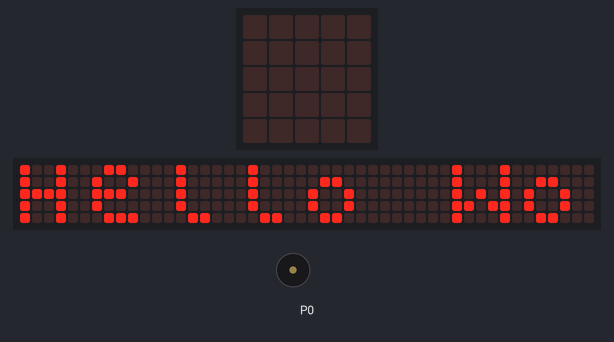
A program run on a simulated BBC micro:bit (MakeCode). Parts: the board's 5×5 LED display, a strip that is not on the board, showing the scrolling text unrolled, buzzer (waves = sounding). The 48×5 strip is a reading aid, not a part: it shows the text the display is scrolling, unrolled, one strip-width of it at a time. At 30.3 s the program stops and its outputs stay as they are.

Above: at 0.1 s.
At 20.9 s:
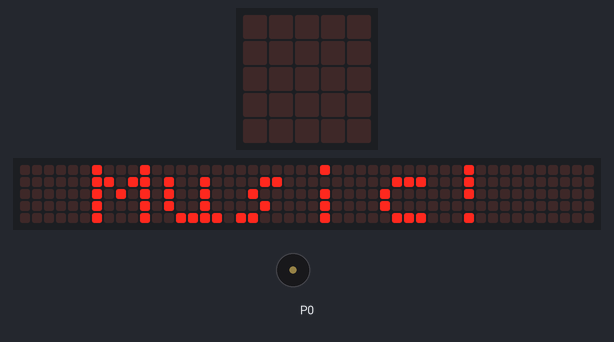
At 29.2 s:
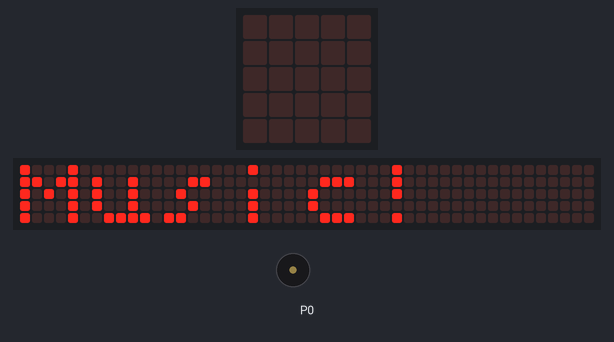
At 30.0 s:
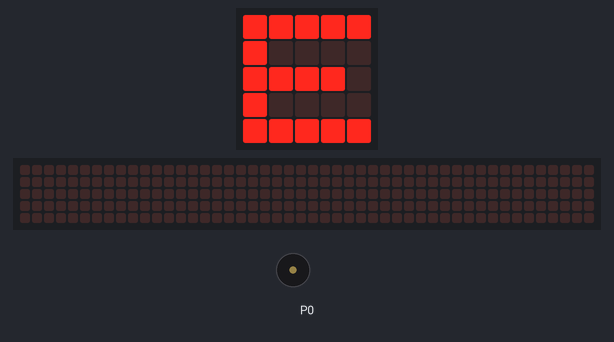
Timing chart, 0 to 31.5 s (numbered marks = the images above):
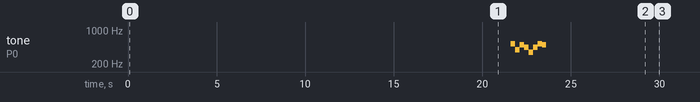

The program:

main.ts
```typescript
basic.showString("Hello World with Music!")
music.playMelody("C5 G B A F A C5 B ", 240)
if (true) {
    basic.showString("Music!")
    if (false) {
        music.playMelody("C5 G B A F A C5 B ", 120)
    } else {
        basic.showLeds(`
            # # # # #
            # . . . .
            # # # # .
            # . . . .
            # # # # #
            `)
    }
}
```

test.ts
```typescript
// οι δοκιμές πηγαίνουν εδώ, δεν θα γίνει εκτέλεση όταν αυτό το πακέτο χρησιμοποιηθεί ως επέκταση.
```

Measured:
- what the display in image 1 shows lasts 0.7 s, from 20.9 s to 21.6 s
